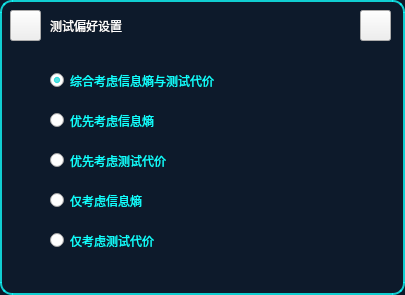
<?xml version="1.0" encoding="UTF-8"?>
<ui version="4.0">
 <class>DlgTestPrio</class>
 <widget class="QGroupBox" name="DlgTestPrio">
  <property name="geometry">
   <rect>
    <x>0</x>
    <y>0</y>
    <width>405</width>
    <height>295</height>
   </rect>
  </property>
  <property name="windowTitle">
   <string>GroupBox</string>
  </property>
  <property name="styleSheet">
   <string notr="true">QGroupBox
{	border-radius:12px;
	border:2px solid rgb(17,255,255,200);		
    background-color: rgb(13, 26, 43);
}

QTextEdit
{
	font: 75 16pt &quot;黑体&quot;;
	color:rgb(190,190,190);
}

QLabel{
	
font: 75 16pt &quot;黑体&quot;;
color: rgb(17, 255, 255);
}

QRadioButton{
	
font: 75 16pt &quot;黑体&quot;;
color: rgb(17, 255, 255);
}

QPushButton{
font: 75 16pt &quot;黑体&quot;;
color: rgb(190, 190, 190);
background-color:qconicalgradient(cx:0.5,cy:0.5,angle:0,stop:0.368182 
rgba(17,255,255,75));
border:0px ;
border-radius:8px;
}

QPushButton::hover{
font: 75 16pt &quot;黑体&quot;;
color: rgb(240, 240, 240);
background-color:qconicalgradient(cx:0.5,cy:0.5,angle:0,stop:0.368182 
rgba(17,255,255,128));
border:0px ;
border-radius:8px;
}

QPushButton::hover{
font: 75 16pt &quot;黑体&quot;;
color: rgb(240, 240, 240);
background-color:qconicalgradient(cx:0.5,cy:0.5,angle:0,stop:0.368182 
rgba(17,255,255,200));
border:0px ;
border-radius:8px;
}

QPushButton::pressed{
font: 75 16pt &quot;黑体&quot;;
color: rgb(240, 240, 240);
background-color:qconicalgradient(cx:0.5,cy:0.5,angle:0,stop:0.368182 
rgba(17,255,255,128));
border:0px ;
border-radius:8px;
}</string>
  </property>
  <property name="title">
   <string/>
  </property>
  <widget class="QToolButton" name="toolButton">
   <property name="geometry">
    <rect>
     <x>10</x>
     <y>10</y>
     <width>31</width>
     <height>31</height>
    </rect>
   </property>
   <property name="styleSheet">
    <string notr="true">border-image: url(:/widget/警告.png);</string>
   </property>
   <property name="text">
    <string/>
   </property>
  </widget>
  <widget class="QToolButton" name="BtnExit">
   <property name="geometry">
    <rect>
     <x>360</x>
     <y>10</y>
     <width>31</width>
     <height>31</height>
    </rect>
   </property>
   <property name="styleSheet">
    <string notr="true">border-image: url(:/widget/window_close.png);</string>
   </property>
   <property name="text">
    <string/>
   </property>
  </widget>
  <widget class="QLabel" name="label">
   <property name="geometry">
    <rect>
     <x>50</x>
     <y>10</y>
     <width>231</width>
     <height>31</height>
    </rect>
   </property>
   <property name="styleSheet">
    <string notr="true">color: rgb(255, 255, 255);</string>
   </property>
   <property name="text">
    <string>测试偏好设置</string>
   </property>
  </widget>
  <widget class="QRadioButton" name="radioButton">
   <property name="geometry">
    <rect>
     <x>50</x>
     <y>60</y>
     <width>301</width>
     <height>41</height>
    </rect>
   </property>
   <property name="text">
    <string>综合考虑信息熵与测试代价</string>
   </property>
   <property name="checked">
    <bool>true</bool>
   </property>
  </widget>
  <widget class="QRadioButton" name="radioButton_2">
   <property name="geometry">
    <rect>
     <x>50</x>
     <y>100</y>
     <width>301</width>
     <height>41</height>
    </rect>
   </property>
   <property name="text">
    <string>优先考虑信息熵</string>
   </property>
  </widget>
  <widget class="QRadioButton" name="radioButton_3">
   <property name="geometry">
    <rect>
     <x>50</x>
     <y>140</y>
     <width>301</width>
     <height>41</height>
    </rect>
   </property>
   <property name="text">
    <string>优先考虑测试代价</string>
   </property>
  </widget>
  <widget class="QRadioButton" name="radioButton_4">
   <property name="geometry">
    <rect>
     <x>50</x>
     <y>180</y>
     <width>301</width>
     <height>41</height>
    </rect>
   </property>
   <property name="text">
    <string>仅考虑信息熵</string>
   </property>
  </widget>
  <widget class="QRadioButton" name="radioButton_5">
   <property name="geometry">
    <rect>
     <x>50</x>
     <y>220</y>
     <width>301</width>
     <height>41</height>
    </rect>
   </property>
   <property name="text">
    <string>仅考虑测试代价</string>
   </property>
  </widget>
 </widget>
 <resources/>
 <connections/>
</ui>
